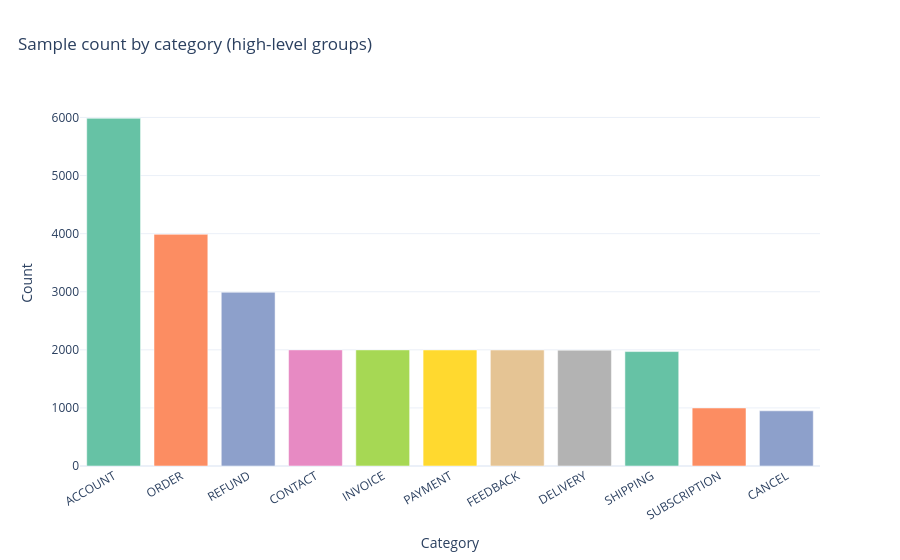

Notebook code for this chart:
### Markdown cell above
### 3. Category Distribution
**Checking for:** How the 27 intents group into 10 high-level categories.

**Model signals:** Categories with multiple similar intents (e.g. ORDER contains cancel_order and change_order) will produce the most confusion — confirmed in the confusion matrix later.

### Code cell
# =============================================================================
# CATEGORY DISTRIBUTION (10 HIGH-LEVEL GROUPS)
# =============================================================================
section("Category distribution")

cat_vc = df["category"].value_counts().reset_index()
cat_vc.columns = ["category", "count"]

fig = px.bar(
    cat_vc,
    x="category", y="count",
    title="Sample count by category (high-level groups)",
    color="category",
    color_discrete_sequence=COLORS_SEQ,
    labels={"count": "Count", "category": "Category"}
)
fig.update_layout(title_x=0.02, showlegend=False, xaxis_tickangle=-30)
fig.show()

print(cat_vc.to_string(index=False))

### Figure 1 — Plotly figure (JSON) as saved in the notebook; plotly's stock layout.template omitted (floating-point values rounded to 4 significant figures)
{"data": [{"hovertemplate": "Category=%{x}<br>Count=%{y}<extra></extra>", "legendgroup": "ACCOUNT", "marker": {"color": "rgb(102,194,165)", "pattern": {"shape": ""}}, "name": "ACCOUNT", "orientation": "v", "showlegend": true, "textposition": "auto", "type": "bar", "x": ["ACCOUNT"], "xaxis": "x", "y": [5986], "yaxis": "y"}, {"hovertemplate": "Category=%{x}<br>Count=%{y}<extra></extra>", "legendgroup": "ORDER", "marker": {"color": "rgb(252,141,98)", "pattern": {"shape": ""}}, "name": "ORDER", "orientation": "v", "showlegend": true, "textposition": "auto", "type": "bar", "x": ["ORDER"], "xaxis": "x", "y": [3988], "yaxis": "y"}, {"hovertemplate": "Category=%{x}<br>Count=%{y}<extra></extra>", "legendgroup": "REFUND", "marker": {"color": "rgb(141,160,203)", "pattern": {"shape": ""}}, "name": "REFUND", "orientation": "v", "showlegend": true, "textposition": "auto", "type": "bar", "x": ["REFUND"], "xaxis": "x", "y": [2992], "yaxis": "y"}, {"hovertemplate": "Category=%{x}<br>Count=%{y}<extra></extra>", "legendgroup": "CONTACT", "marker": {"color": "rgb(231,138,195)", "pattern": {"shape": ""}}, "name": "CONTACT", "orientation": "v", "showlegend": true, "textposition": "auto", "type": "bar", "x": ["CONTACT"], "xaxis": "x", "y": [1999], "yaxis": "y"}, {"hovertemplate": "Category=%{x}<br>Count=%{y}<extra></extra>", "legendgroup": "INVOICE", "marker": {"color": "rgb(166,216,84)", "pattern": {"shape": ""}}, "name": "INVOICE", "orientation": "v", "showlegend": true, "textposition": "auto", "type": "bar", "x": ["INVOICE"], "xaxis": "x", "y": [1999], "yaxis": "y"}, {"hovertemplate": "Category=%{x}<br>Count=%{y}<extra></extra>", "legendgroup": "PAYMENT", "marker": {"color": "rgb(255,217,47)", "pattern": {"shape": ""}}, "name": "PAYMENT", "orientation": "v", "showlegend": true, "textposition": "auto", "type": "bar", "x": ["PAYMENT"], "xaxis": "x", "y": [1998], "yaxis": "y"}, {"hovertemplate": "Category=%{x}<br>Count=%{y}<extra></extra>", "legendgroup": "FEEDBACK", "marker": {"color": "rgb(229,196,148)", "pattern": {"shape": ""}}, "name": "FEEDBACK", "orientation": "v", "showlegend": true, "textposition": "auto", "type": "bar", "x": ["FEEDBACK"], "xaxis": "x", "y": [1997], "yaxis": "y"}, {"hovertemplate": "Category=%{x}<br>Count=%{y}<extra></extra>", "legendgroup": "DELIVERY", "marker": {"color": "rgb(179,179,179)", "pattern": {"shape": ""}}, "name": "DELIVERY", "orientation": "v", "showlegend": true, "textposition": "auto", "type": "bar", "x": ["DELIVERY"], "xaxis": "x", "y": [1994], "yaxis": "y"}, {"hovertemplate": "Category=%{x}<br>Count=%{y}<extra></extra>", "legendgroup": "SHIPPING", "marker": {"color": "rgb(102,194,165)", "pattern": {"shape": ""}}, "name": "SHIPPING", "orientation": "v", "showlegend": true, "textposition": "auto", "type": "bar", "x": ["SHIPPING"], "xaxis": "x", "y": [1970], "yaxis": "y"}, {"hovertemplate": "Category=%{x}<br>Count=%{y}<extra></extra>", "legendgroup": "SUBSCRIPTION", "marker": {"color": "rgb(252,141,98)", "pattern": {"shape": ""}}, "name": "SUBSCRIPTION", "orientation": "v", "showlegend": true, "textposition": "auto", "type": "bar", "x": ["SUBSCRIPTION"], "xaxis": "x", "y": [999], "yaxis": "y"}, {"hovertemplate": "Category=%{x}<br>Count=%{y}<extra></extra>", "legendgroup": "CANCEL", "marker": {"color": "rgb(141,160,203)", "pattern": {"shape": ""}}, "name": "CANCEL", "orientation": "v", "showlegend": true, "textposition": "auto", "type": "bar", "x": ["CANCEL"], "xaxis": "x", "y": [950], "yaxis": "y"}], "layout": {"barmode": "relative", "legend": {"title": {"text": "Category"}, "tracegroupgap": 0}, "showlegend": false, "title": {"text": "Sample count by category (high-level groups)", "x": 0.02}, "xaxis": {"anchor": "y", "categoryarray": ["ACCOUNT", "ORDER", "REFUND", "CONTACT", "INVOICE", "PAYMENT", "FEEDBACK", "DELIVERY", "SHIPPING", "SUBSCRIPTION", "CANCEL"], "categoryorder": "array", "domain": [0, 1], "tickangle": -30, "title": {"text": "Category"}}, "yaxis": {"anchor": "x", "domain": [0, 1], "title": {"text": "Count"}}}}
